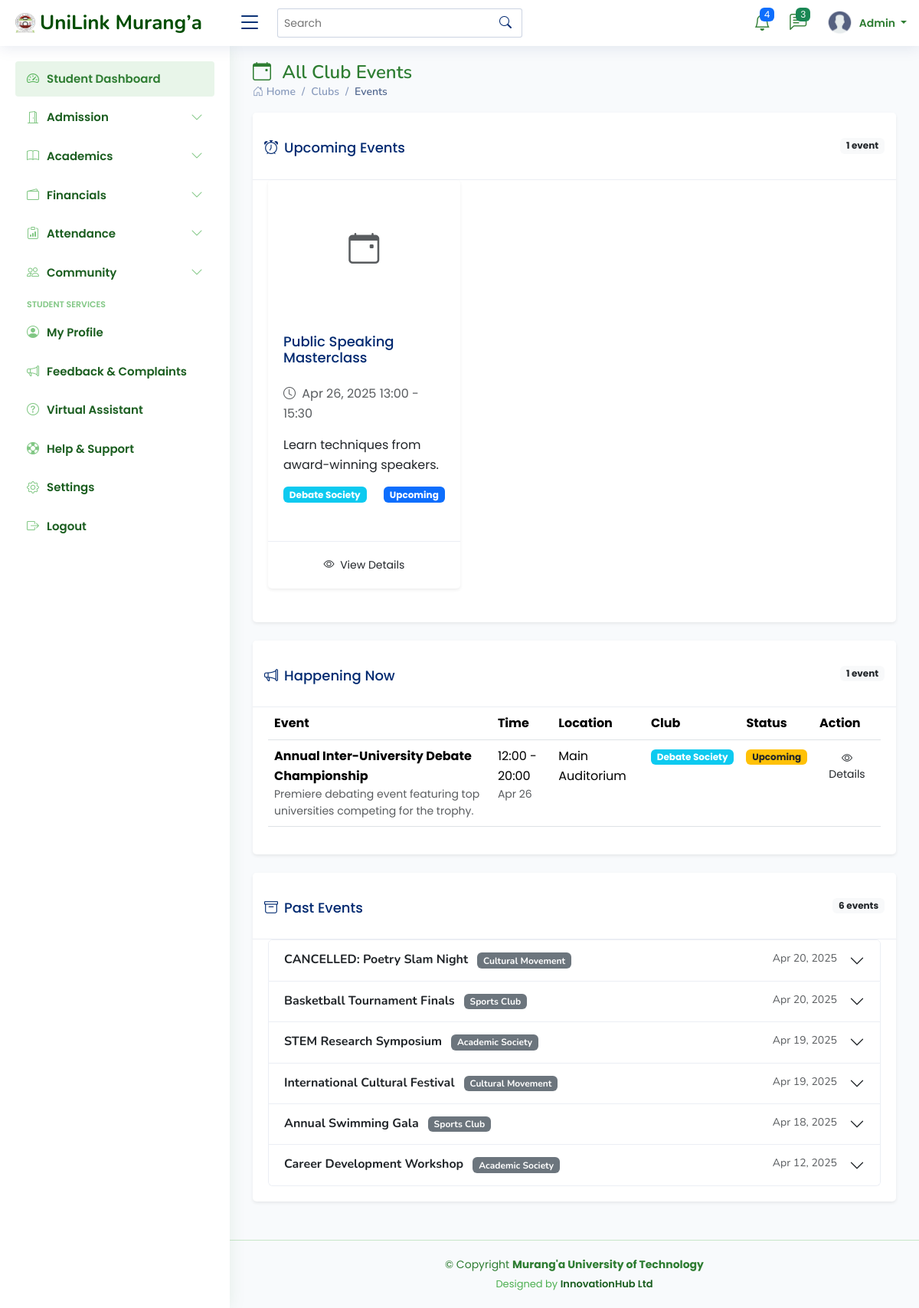
Page /club-events/ on the committed database.
### students_portal/models.py (models this page shows, shortened)
class ClubEvent(models.Model):
    EVENT_STATUS_CHOICES = [
        ('upcoming', 'Upcoming'),
        ('ongoing', 'Ongoing'),
        ('completed', 'Completed'),
        ('cancelled', 'Cancelled'),
    ]
    club = models.ForeignKey(StudentClub, on_delete=models.CASCADE, related_name='events')
    title = models.CharField(max_length=200)
    description = models.TextField()
    start_datetime = models.DateTimeField()
    end_datetime = models.DateTimeField()
    location = models.CharField(max_length=100)
    organizer = models.ForeignKey(User, on_delete=models.SET_NULL, null=True, related_name='organized_events')
    status = models.CharField(max_length=20, choices=EVENT_STATUS_CHOICES, default='upcoming')
    image = models.ImageField(upload_to='event_images/', blank=True, null=True)
    registration_required = models.BooleanField(default=False)
    max_participants = models.PositiveIntegerField(null=True, blank=True)
    created_at = models.DateTimeField(auto_now_add=True)
    updated_at = models.DateTimeField(auto_now=True)
    class Meta:
        ordering = ['start_datetime']

class StudentClub(models.Model):
    CATEGORY_CHOICES = [
        ('academic', 'Academic'),
        ('cultural', 'Cultural'),
        ('sports', 'Sports'),
        ('religious', 'Religious'),
        ('social', 'Social'),
    ]
    name = models.CharField(max_length=100)
    category = models.CharField(max_length=20, choices=CATEGORY_CHOICES)
    description = models.TextField()
    chairperson = models.ForeignKey(User, on_delete=models.SET_NULL, null=True, related_name='chaired_clubs')
    contact_phone = models.CharField(max_length=15)
    email = models.EmailField()
    meeting_schedule = models.TextField()
    membership_fee = models.DecimalField(max_digits=6, decimal_places=2, default=0)
    logo = models.ImageField(upload_to='club_logos/', blank=True, null=True)
    created_at = models.DateTimeField(auto_now_add=True)
    is_active = models.BooleanField(default=True)

### students_portal/views.py (the view)
# urls.py: path('club-events/', views.club_events, name='club_events'),
def club_events(request, club_id=None):
    now = timezone.now()
    if club_id:
        club = StudentClub.objects.get(id=club_id)
        events = ClubEvent.objects.filter(club=club)
    else:
        club = None
        events = ClubEvent.objects.all()
    upcoming_events = events.filter(start_datetime__gt=now).order_by('start_datetime')
    latest_events = events.filter(start_datetime__lte=now, end_datetime__gte=now).order_by('start_datetime')
    past_events = events.filter(end_datetime__lt=now).order_by('-start_datetime')[:10]  # Last 10 past events
    context = {
        'club': club,
        'upcoming_events': upcoming_events,
        'latest_events': latest_events,
        'past_events': past_events,
    }
    return render(request, 'events/club_events.html', context)

### templates/events/club_events.html (shortened to what this page needs)
{% extends 'base/base.html'%}
{% load static %}
{% block content %}
<div class="pagetitle">
    <h1><i class="bi bi-calendar-event me-2"></i>
        {% if club %}{{ club.name }} Events{% else %}All Club Events{% endif %}
    </h1>
    <nav>
        <ol class="breadcrumb">
            <li class="breadcrumb-item"><a href="{% url 'admin_dashboard' %}"><i class="bi bi-house-door"></i> Home</a></li>
            <li class="breadcrumb-item"><a href="#">Clubs</a></li>
            <li class="breadcrumb-item active">Events</li>
        </ol>
    </nav>
</div>
<section class="section">
    <div class="row">
        <div class="col-lg-12">
            <div class="card border-0 shadow-sm mb-4">
                <div class="card-header bg-university-primary text-white">
                    <div class="d-flex justify-content-between align-items-center">
                        <h5 class="card-title mb-0"><i class="bi bi-alarm me-2"></i>Upcoming Events</h5>
                        <span class="badge bg-light text-dark">
                            {{ upcoming_events|length }} event{{ upcoming_events|length|pluralize }}
                        </span>
                    </div>
                </div>
                <div class="card-body">
                    {% if upcoming_events %}
                    <div class="row">
                        {% for event in upcoming_events %}
                        <div class="col-md-6 col-lg-4 mb-4">
                            <div class="card h-100 border-0 shadow-sm">
                                {% if event.image %}
                                <img src="{{ event.image.url }}" class="card-img-top" alt="{{ event.title }}" style="height: 180px; object-fit: cover;">
                                {% else %}
                                <div class="card-img-top bg-university-light d-flex align-items-center justify-content-center" style="height: 180px;">
                                    <i class="bi bi-calendar-event fs-1 text-muted"></i>
                                </div>
                                {% endif %}
                                <div class="card-body">
                                    <h5 class="card-title">{{ event.title }}</h5>
                                    <p class="card-text text-muted">
                                        <i class="bi bi-clock me-1"></i> {{ event.start_datetime|date:"M d, Y H:i" }} - {{ event.end_datetime|date:"H:i" }}
                                    </p>
                                    <p class="card-text">{{ event.description|truncatewords:20 }}</p>
                                    <div class="d-flex justify-content-between align-items-center">
                                        <span class="badge bg-{% if event.club.category == 'academic' %}info{% elif event.club.category == 'sports' %}danger{% elif event.club.category == 'cultural' %}warning{% elif event.club.category == 'religious' %}success{% else %}secondary{% endif %}">
                                            {{ event.club.name }}
                                        </span>
                                        <span class="badge bg-primary">
                                            {{ event.get_status_display }}
                                        </span>
                                    </div>
                                </div>
                                <div class="card-footer bg-transparent">
                                    <button class="btn btn-sm btn-outline-university w-100" data-bs-toggle="modal" data-bs-target="#eventModal{{ event.id }}">
                                        <i class="bi bi-eye me-1"></i> View Details
                                    </button>
                                </div>
                            </div>
                        </div>
                        {% endfor %}
                    </div>
                    {% else %}
                    <div class="alert alert-info">No upcoming events scheduled yet.</div>
                    {% endif %}
                </div>
            </div>
            <div class="card border-0 shadow-sm mb-4">
                <div class="card-header bg-university-warning text-dark">
                    <div class="d-flex justify-content-between align-items-center">
                        <h5 class="card-title mb-0"><i class="bi bi-megaphone me-2"></i>Happening Now</h5>
                        <span class="badge bg-light text-dark">
                            {{ latest_events|length }} event{{ latest_events|length|pluralize }}
                        </span>
                    </div>
                </div>
                <div class="card-body">
                    {% if latest_events %}
                    <div class="table-responsive">
                        <table class="table table-hover">
                            <thead class="bg-university-light">
                                <tr>
                                    <th>Event</th>
                                    <th>Time</th>
                                    <th>Location</th>
                                    <th>Club</th>
                                    <th>Status</th>
                                    <th>Action</th>
                                </tr>
                            </thead>
                            <tbody>
                                {% for event in latest_events %}
                                <tr>
                                    <td>
                                        <strong>{{ event.title }}</strong>
                                        <p class="small text-muted mb-0">{{ event.description|truncatewords:10 }}</p>
                                    </td>
                                    <td>
                                        {{ event.start_datetime|date:"H:i" }} - {{ event.end_datetime|date:"H:i" }}
                                        <p class="small text-muted mb-0">{{ event.start_datetime|date:"M d" }}</p>
                                    </td>
                                    <td>{{ event.location }}</td>
                                    <td>
                                        <span class="badge bg-{% if event.club.category == 'academic' %}info{% elif event.club.category == 'sports' %}danger{% elif event.club.category == 'cultural' %}warning{% elif event.club.category == 'religious' %}success{% else %}secondary{% endif %}">
                                            {{ event.club.name }}
                                        </span>
                                    </td>
                                    <td>
                                        <span class="badge bg-warning text-dark">
                                            {{ event.get_status_display }}
                                        </span>
                                    </td>
                                    <td>
                                        <button class="btn btn-sm btn-outline-university" data-bs-toggle="modal" data-bs-target="#eventModal{{ event.id }}">
                                            <i class="bi bi-eye"></i> Details
                                        </button>
                                    </td>
                                </tr>
                                {% endfor %}
                            </tbody>
                        </table>
                    </div>
                    {% else %}
                    <div class="alert alert-info">No events happening right now.</div>
                    {% endif %}
                </div>
            </div>
            <div class="card border-0 shadow-sm">
                <div class="card-header bg-university-light">
                    <div class="d-flex justify-content-between align-items-center">
                        <h5 class="card-title mb-0"><i class="bi bi-archive me-2"></i>Past Events</h5>
                        <span class="badge bg-light text-dark">
                            {{ past_events|length }} event{{ past_events|length|pluralize }}
                        </span>
                    </div>
                </div>
                <div class="card-body">
                    {% if past_events %}
                    <div class="accordion" id="pastEventsAccordion">
                        {% for event in past_events %}
                        <div class="accordion-item">
                            <h2 class="accordion-header" id="heading{{ event.id }}">
                                <button class="accordion-button collapsed" type="button" data-bs-toggle="collapse" data-bs-target="#collapse{{ event.id }}" aria-expanded="false" aria-controls="collapse{{ event.id }}">
                                    <div class="d-flex justify-content-between w-100 me-3">
                                        <div>
                                            <strong>{{ event.title }}</strong>
                                            <span class="badge bg-secondary ms-2">{{ event.club.name }}</span>
                                        </div>
                                        <div class="text-muted small">
                                            {{ event.start_datetime|date:"M d, Y" }}
                                        </div>
                                    </div>
                                </button>
                            </h2>
                        </div>
                        {% endfor %}
                    </div>
                    {% else %}
                    <div class="alert alert-info">No past events to display.</div>
                    {% endif %}
                </div>
            </div>
        </div>
    </div>
</section>
{% endblock %}

### static/assets/css/style.css (style rules this page uses)
:root { scroll-behavior: smooth; }
body { font-family: "Poppins", sans-serif; background: #f8fafc; color: #1e293b; line-height: 1.6; }
h1, h2, h3, h4, h5, h6 { font-family: "Nunito", sans-serif; }
.pagetitle { margin-bottom: 10px; }
.pagetitle h1 { font-size: 24px; margin-bottom: 0; font-weight: 600; color: #2E7D32; }
.card { margin-bottom: 30px; border: none; border-radius: 5px; box-shadow: 0px 0 30px rgba(1, 41, 112, 0.1); }
.card-header, .card-footer { border-color: #ebeef4; background-color: #fff; color: #798eb3; padding: 15px; }
.card-title { padding: 20px 0 15px 0; font-size: 18px; font-weight: 500; color: #012970; font-family: "Poppins", sans-serif; }
.card-body { padding: 0 20px 20px 20px; }
.accordion-item { border: 1px solid #ebeef4; }
.breadcrumb { font-size: 14px; font-family: "Nunito", sans-serif; color: #899bbd; font-weight: 600; }
.breadcrumb a { color: #899bbd; transition: 0.3s; }
.breadcrumb .breadcrumb-item::before { color: #899bbd; }
.breadcrumb .active { color: #51678f; font-weight: 600; }

### rows in the picture
ClubEvent: title "Public Speaking Masterclass", start_datetime "Apr 26, 2025 13:00", end_datetime "15:30", description "Learn techniques from award-winning speakers.", club.name "Debate Society", status "Upcoming"
ClubEvent: title "Annual Inter-University Debate Championship", description "Premiere debating event featuring top universities competing for the trophy.", start_datetime "12:00", end_datetime "20:00", start_datetime "Apr 26", location "Main Auditorium", club.name "Debate Society", status "Upcoming"
ClubEvent: title "CANCELLED: Poetry Slam Night", club.name "Cultural Movement", start_datetime "Apr 20, 2025"
ClubEvent: title "Basketball Tournament Finals", club.name "Sports Club", start_datetime "Apr 20, 2025"
ClubEvent: title "STEM Research Symposium", club.name "Academic Society", start_datetime "Apr 19, 2025"
ClubEvent: title "International Cultural Festival", club.name "Cultural Movement", start_datetime "Apr 19, 2025"
ClubEvent: title "Annual Swimming Gala", club.name "Sports Club", start_datetime "Apr 18, 2025"
ClubEvent: title "Career Development Workshop", club.name "Academic Society", start_datetime "Apr 12, 2025"

### other values in the picture
{{ upcoming_events|length }} "1"
{{ latest_events|length }} "1"
{{ past_events|length }} "6"
